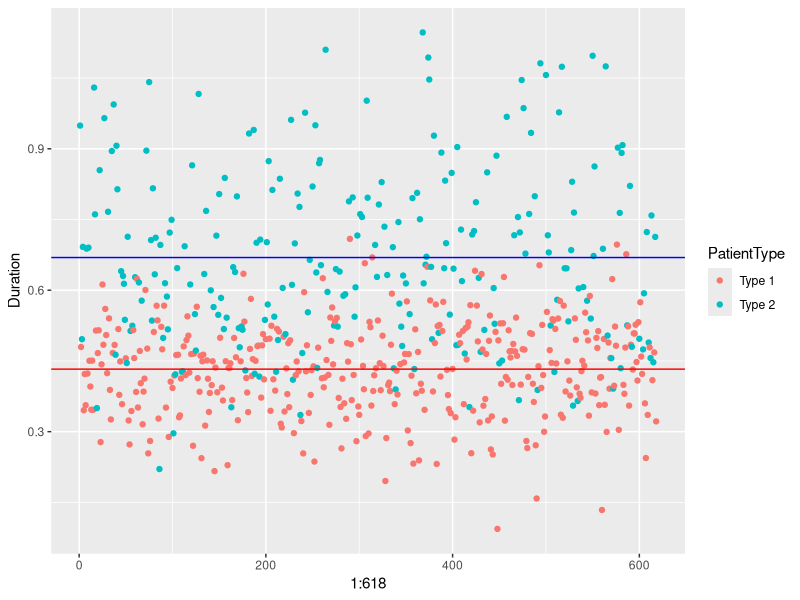
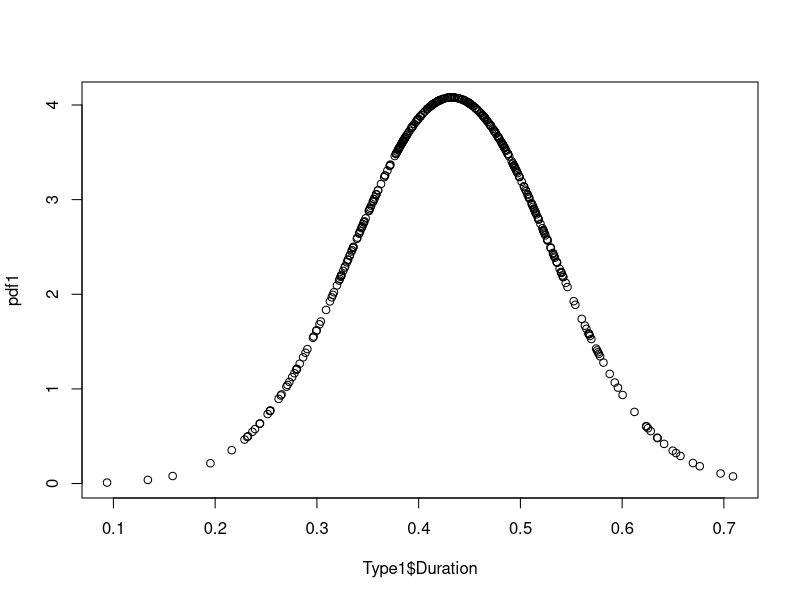
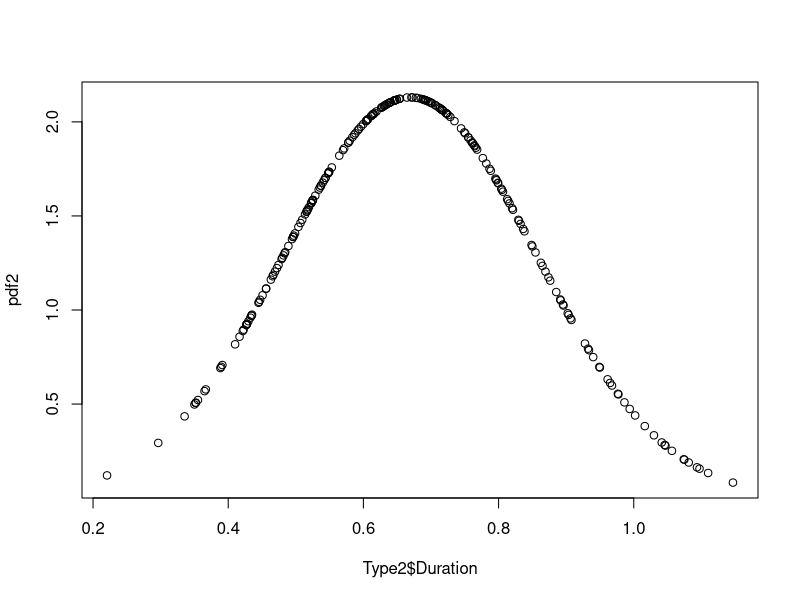
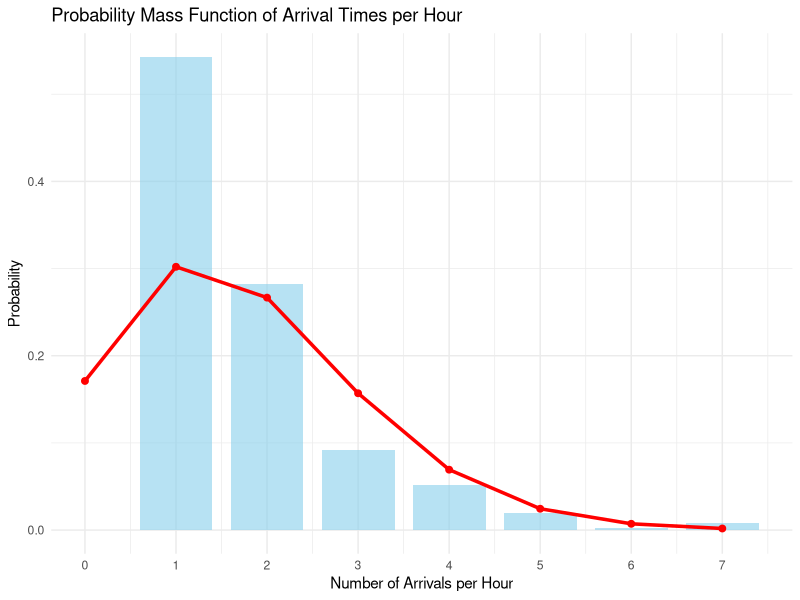
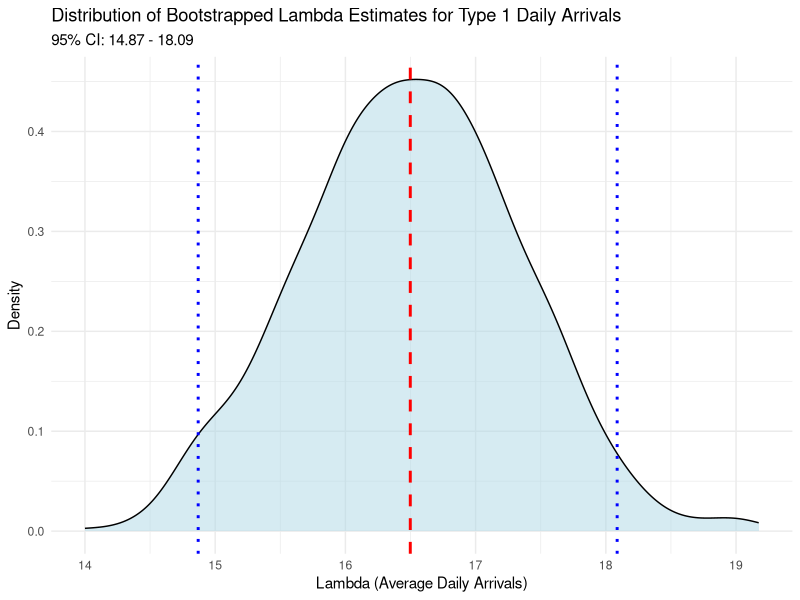

These figures' R source, in order:

library(ggplot2)
library(lubridate)
library(tidyverse)
library(zoo)

#Datasets
ScanRecords <- read.csv("ScanRecords.csv")
ScanRecords$Date <- as.Date(ScanRecords$Date)
Type1 <- dplyr::filter(ScanRecords, PatientType=="Type 1") #Ik moest dplyr:: toevoegen want hij had een conflict met een ander package
Type2 <- dplyr::filter(ScanRecords, PatientType=="Type 2") #Ik moest dplyr:: toevoegen want hij had een conflict met een ander package

#Duration Scatterplot 
ggplot(ScanRecords, aes(x=1:618, y=Duration, color = PatientType))+
  geom_point() +
  geom_hline(yintercept = mean(Type1$Duration), color = "red") +
  geom_hline(yintercept = mean(Type2$Duration), color = "blue")

#Duration Normal Distribution PDF plot
pdf1 <- dnorm(Type1$Duration, mean=mean(Type1$Duration), sd = sd(Type1$Duration))
plot(Type1$Duration, pdf1)
pdf2 <- dnorm(Type2$Duration, mean=mean(Type2$Duration), sd = sd(Type2$Duration))
plot(Type2$Duration, pdf2)

#Arrival time/Poisson Process 
# For now this only gives the PMF and lambda for both patienttypes together, we
# should still use bootstrap to estimate the lambda and do it also per patientype. 

# Step 1: Create a timestamp by combining Date and Time, then round to hourly intervals
ScanRecords <- ScanRecords %>%
  mutate(timestamp = as.POSIXct(Date) + dhours(Time),   # Combine Date and Time
         hour = floor_date(timestamp, "hour"))          # Round to hourly intervals

# Step 2: Count the number of arrivals per hour per day
hourly_counts <- ScanRecords %>%
  group_by(Date, PatientType, hour) %>%
  summarise(count = n()) %>%
  ungroup()

# Step 3: Calculate the mean arrival rate (lambda) per hour
lambda <- mean(hourly_counts$count)

# Step 4: Create the observed PMF by calculating the frequency of each count value
observed_pmf <- hourly_counts %>%
  count(count) %>%
  mutate(prob = n / sum(n))

# Step 5: Generate the theoretical Poisson PMF based on the mean arrival rate
# Generate the counts we observed (unique arrival values)
max_count <- max(hourly_counts$count)
theoretical_pmf <- data.frame(
  count = 0:max_count,
  prob = dpois(0:max_count, lambda)
)

# Step 6: Plot the observed PMF and overlay the theoretical Poisson PMF
ggplot() +
  geom_bar(data = observed_pmf, aes(x = count, y = prob), stat = "identity", fill = "skyblue", alpha = 0.6, width = 0.8) +
  geom_line(data = theoretical_pmf, aes(x = count, y = prob), color = "red", size = 1.2) +
  geom_point(data = theoretical_pmf, aes(x = count, y = prob), color = "red", size = 2) +
  labs(x = "Number of Arrivals per Hour", y = "Probability", title = "Probability Mass Function of Arrival Times per Hour") +
  theme_minimal() +
  theme(legend.position = "top") +
  scale_x_continuous(breaks = 0:max_count)


# ARRIVAL TIMES TYPE 1 patient
# Count daily arrivals for Type 1
daily_arrivals_type1 <- Type1 %>%
  group_by(Date) %>%
  summarise(daily_count = n())

# Calculate mean arrival rate (lambda) for Poisson distribution
lambda_type1 <- mean(daily_arrivals_type1$daily_count)

# Parametric Bootstrap to estimate uncertainty for lambda
bootstrap_lambda <- replicate(1000, {
  sample_counts <- rpois(n = nrow(daily_arrivals_type1), lambda = lambda_type1)
  mean(sample_counts)
})

# Create a data frame for the bootstrapped lambdas
bootstrap_lambda_df <- data.frame(lambda = bootstrap_lambda)

# Calculate the mean of the bootstrap lambdas
mean_lambda <- mean(bootstrap_lambda)

# Calculate 95% confidence interval for bootstrap lambda values
lambda_ci <- quantile(bootstrap_lambda_df$lambda, probs = c(0.025, 0.975))

# Plot the distribution of bootstrap lambda values with mean and confidence interval lines
ggplot(bootstrap_lambda_df, aes(x = lambda)) +
  geom_density(fill = "lightblue", alpha = 0.5) +             # Density plot of bootstrap lambdas
  geom_vline(xintercept = mean_lambda, color = "red",         # Line at mean lambda
             linetype = "dashed", size = 1) +
  geom_vline(xintercept = lambda_ci[1], color = "blue",       # Lower bound of CI
             linetype = "dotted", size = 1) +
  geom_vline(xintercept = lambda_ci[2], color = "blue",       # Upper bound of CI
             linetype = "dotted", size = 1) +
  labs(title = "Distribution of Bootstrapped Lambda Estimates for Type 1 Daily Arrivals",
       subtitle = paste("95% CI:", round(lambda_ci[1], 2), "-", round(lambda_ci[2], 2)),
       x = "Lambda (Average Daily Arrivals)", y = "Density") +
  theme_minimal()

#dit is testtestest
#dfsdklfjsd
